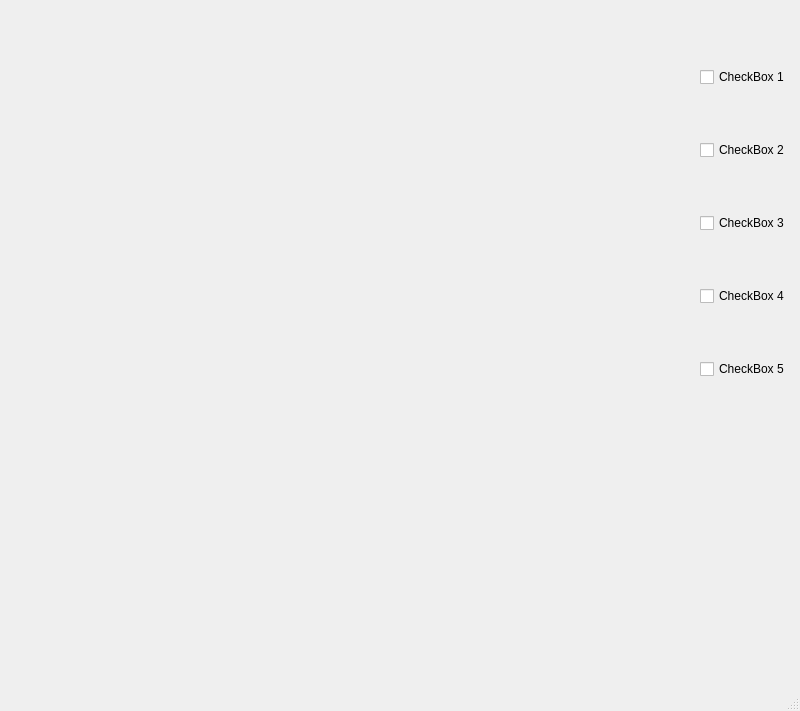
<?xml version="1.0" encoding="UTF-8"?>
<ui version="4.0">
 <class>MainWindow</class>
 <widget class="QMainWindow" name="MainWindow">
  <property name="geometry">
   <rect>
    <x>0</x>
    <y>0</y>
    <width>800</width>
    <height>711</height>
   </rect>
  </property>
  <property name="minimumSize">
   <size>
    <width>80</width>
    <height>80</height>
   </size>
  </property>
  <property name="windowTitle">
   <string>MainWindow</string>
  </property>
  <widget class="QWidget" name="centralwidget">
   <widget class="QWidget" name="layoutWidget">
    <property name="geometry">
     <rect>
      <x>700</x>
      <y>20</y>
      <width>101</width>
      <height>411</height>
     </rect>
    </property>
    <layout class="QVBoxLayout" name="checkboxes">
     <item>
      <widget class="QCheckBox" name="checkBox1">
       <property name="text">
        <string>CheckBox 1</string>
       </property>
      </widget>
     </item>
     <item>
      <widget class="QCheckBox" name="checkBox2">
       <property name="text">
        <string>CheckBox 2</string>
       </property>
      </widget>
     </item>
     <item>
      <widget class="QCheckBox" name="checkBox3">
       <property name="text">
        <string>CheckBox 3</string>
       </property>
      </widget>
     </item>
     <item>
      <widget class="QCheckBox" name="checkBox4">
       <property name="text">
        <string>CheckBox 4</string>
       </property>
      </widget>
     </item>
     <item>
      <widget class="QCheckBox" name="checkBox5">
       <property name="text">
        <string>CheckBox 5</string>
       </property>
      </widget>
     </item>
    </layout>
   </widget>
   <widget class="GLViewWidget" name="mywidget" native="true">
    <property name="geometry">
     <rect>
      <x>0</x>
      <y>0</y>
      <width>701</width>
      <height>651</height>
     </rect>
    </property>
   </widget>
  </widget>
  <widget class="QMenuBar" name="menubar">
   <property name="geometry">
    <rect>
     <x>0</x>
     <y>0</y>
     <width>800</width>
     <height>30</height>
    </rect>
   </property>
  </widget>
  <widget class="QStatusBar" name="statusbar"/>
 </widget>
 <customwidgets>
  <customwidget>
   <class>GLViewWidget</class>
   <extends>QWidget</extends>
   <header>pyqtgraph.opengl</header>
   <container>1</container>
  </customwidget>
 </customwidgets>
 <resources/>
 <connections/>
</ui>
